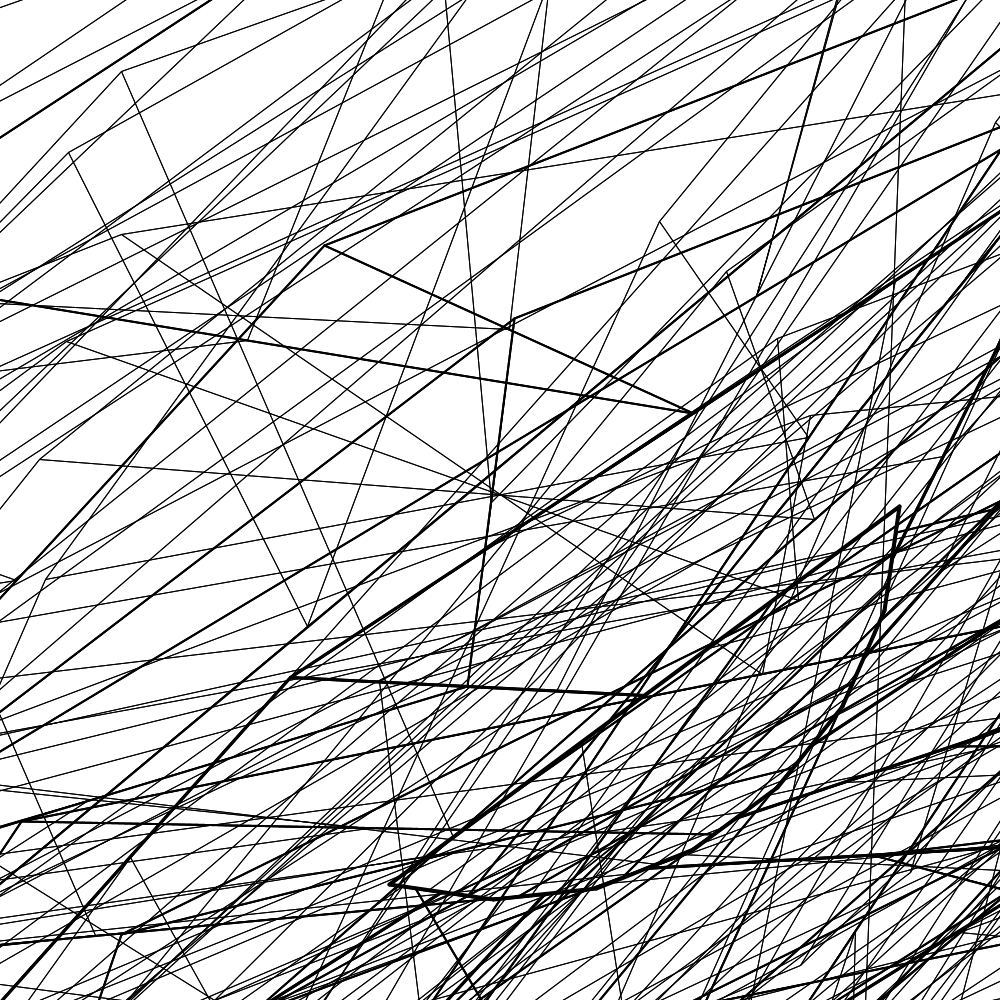
Frame 1 (no input)
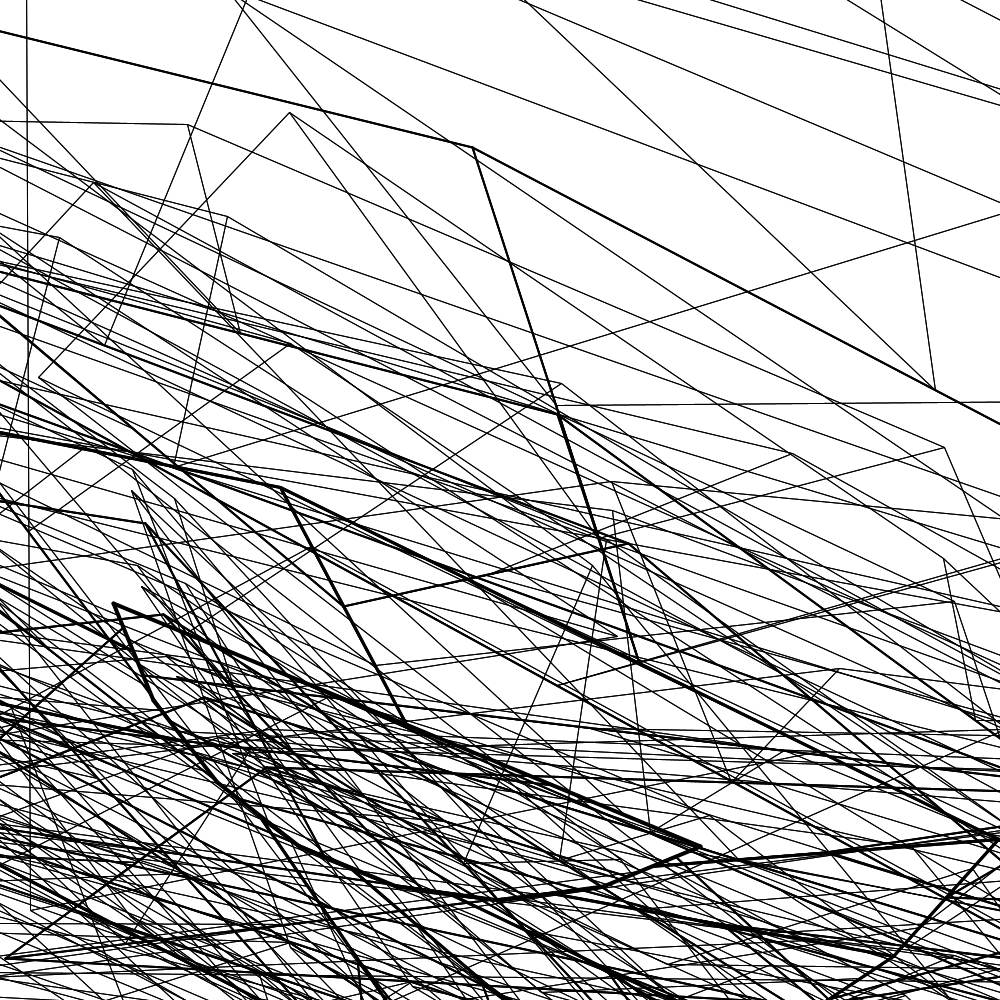
Frame 60 (the mouse pressed at the canvas centre just before this capture)
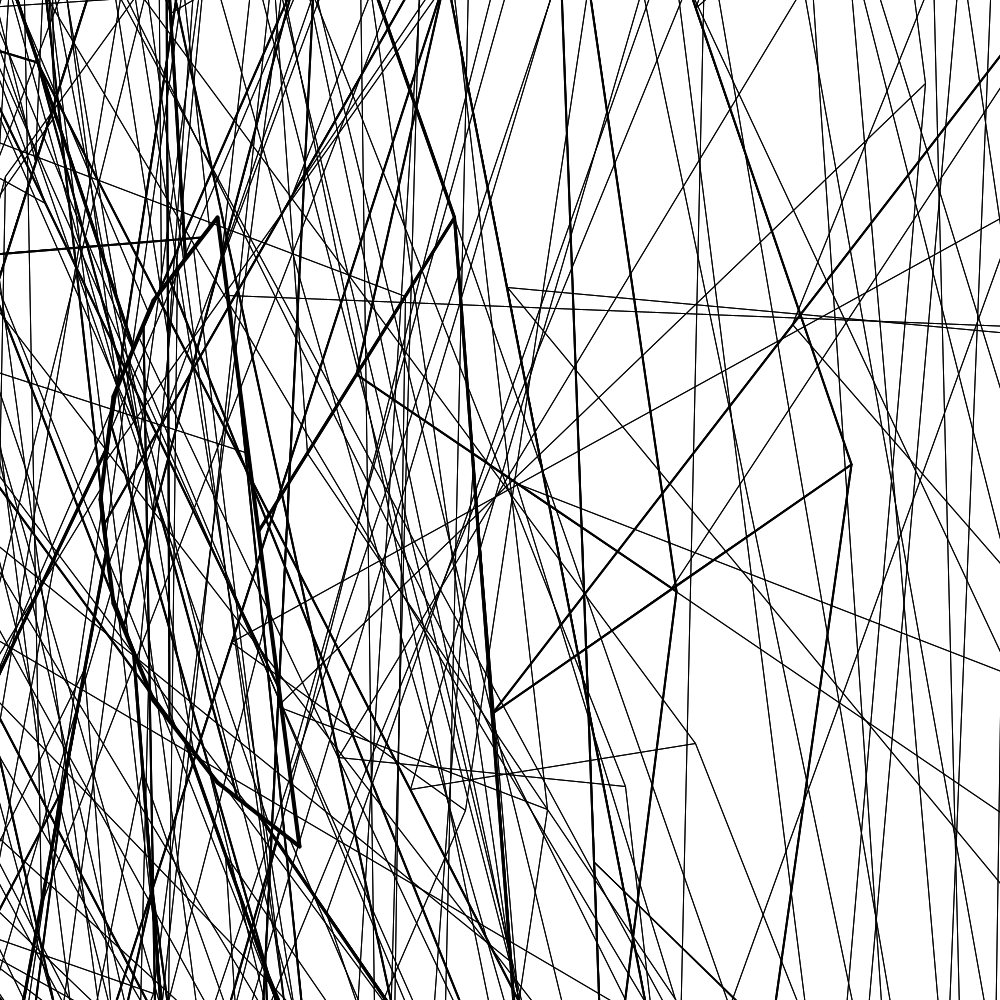
Frame 120 (the mouse held since frame 60 and released just before this capture)

The Processing sketch that drew these frames (run headless with seeded random() and noise(); from frame 60 on, the mouse is pressed at the canvas centre):

// Processing sketch: chapter8_listing4
// ── chapter8_listing4.pde
FractalRoot pentagon;
int _maxLevels = 4;
int _numSides = 5;
float _strutNoise;
float _strutFactor = 0.1;

void setup() {
    size(1000,1000);
    smooth();
    _strutNoise = random(10);
}

void draw() {
    background(255);

    _strutNoise += 0.01;
    _strutFactor = (noise(_strutNoise) * 3) - 3;

    pentagon = new FractalRoot(frameCount);
    pentagon.drawShape();
}


class PointObj {
    float x, y;
    PointObj(float ex, float why){
        x = ex; y = why;
    }
}

class FractalRoot {
    PointObj[] pointArr = {};
    Branch rootBranch;

    FractalRoot(float startAngle) {
        float centX = width/2;
        float centY = height/2;
        /* float angleStep = 360.0f/_numSides; */
        float angleStep = 15.0f;
        for (int i=0; i<120; i+=angleStep) {
            float x = centX + (400 * cos(radians(startAngle + i)));
            float y = centY + (400 * sin(radians(startAngle + i)));
            pointArr = (PointObj[])append(pointArr, new PointObj(x, y));
        }
        rootBranch = new Branch(0, 0, pointArr);
    }

    void drawShape() {
        rootBranch.drawMe();
    }
}

class Branch {
    int level, num;
    PointObj[] outerPoints = {};
    PointObj[] midPoints = {};
    PointObj[] projPoints = {};
    Branch[] myBranches = {};

    Branch(int lev, int n, PointObj[] points) {
        level = lev;
        num = n;
        outerPoints = points;
        midPoints = calcMidPoints();
        projPoints = calcStrutPoints();

        if((level+1) < _maxLevels) {
            Branch childBranch = new Branch(level+1, 0, projPoints);
            myBranches = (Branch[])append(myBranches, childBranch);

            for (int k=0; k < outerPoints.length; k++) {
                int nextk = k-1;
                if (nextk < 0) { nextk += outerPoints.length; }
                PointObj[] newPoints = { projPoints[k], midPoints[k],
                      outerPoints[k], midPoints[nextk], projPoints[nextk]};
                childBranch = new Branch(level+1, k+1, newPoints);
                myBranches = (Branch[])append(myBranches, childBranch);
            }
        }
    }

    PointObj[] calcMidPoints() {
        PointObj[] mpArray = new PointObj[outerPoints.length];
        for (int i=0; i<outerPoints.length; i++) {
            int nexti = i+1;
            if (nexti == outerPoints.length) { nexti = 0; }
            PointObj thisMP = calcMidPoint(outerPoints[i], outerPoints[nexti]);
            mpArray[i] = thisMP;
        }
        return mpArray;
    }

    PointObj calcMidPoint(PointObj end1, PointObj end2) {
        float mx, my;
        if (end1.x > end2.x) {
            mx = end2.x + ((end1.x - end2.x)/2);
        } else {
            mx = end1.x + ((end2.x - end1.x)/2);
        }
        if (end1.y > end2.y) {
            my = end2.y + ((end1.y - end2.y)/2);
        } else {
            my = end1.y + ((end2.y - end1.y)/2);
        }

        return new PointObj(mx, my);
    }

    PointObj[] calcStrutPoints() {
        PointObj[] strutArray = new PointObj[midPoints.length];
        for (int i=0; i<midPoints.length; i++) {
            int nexti = i+3;
            if (nexti >= midPoints.length) { nexti -= midPoints.length; }
            PointObj thisSP = calcProjPoint(midPoints[i], outerPoints[nexti]);
            strutArray[i] = thisSP;
        }

        return strutArray;
    }

    PointObj calcProjPoint(PointObj mp, PointObj op) {
        float px, py;
        float adj, opp;
        if (op.x > mp.x) {
            opp = op.x - mp.x;
            px = mp.x + (opp * _strutFactor);
        } else {
            opp = mp.x - op.x;
            px = mp.x - (opp * _strutFactor);
        }
        if (op.y > mp.y) {
            adj = op.y - mp.y;
            py = mp.y + (adj * _strutFactor);
        } else {
            adj = mp.y - op.y;
            py = mp.y - (adj * _strutFactor);
        }

        return new PointObj(px, py);
    }

    void drawMe() {
        strokeWeight(_maxLevels - level);
        //draw outer shape
        for (int i=0; i<outerPoints.length; i++) {
            int nexti = i+1;
            if (nexti == outerPoints.length) { nexti = 0; }
            line(outerPoints[i].x, outerPoints[i].y, outerPoints[nexti].x, outerPoints[nexti].y);
        }
        strokeWeight(0.5);
        fill(255,150);
        for (int j=0; j<midPoints.length; j++) {
            /* ellipse(midPoints[j].x, midPoints[j].y, 15, 15); */
            /* line(midPoints[j].x, midPoints[j].y, projPoints[j].x, projPoints[j].y); */
            /* ellipse(projPoints[j].x, projPoints[j].y, 15, 15); */
        }

        for (int k=0; k<myBranches.length; k++) {
            myBranches[k].drawMe();
        }
    }
}
